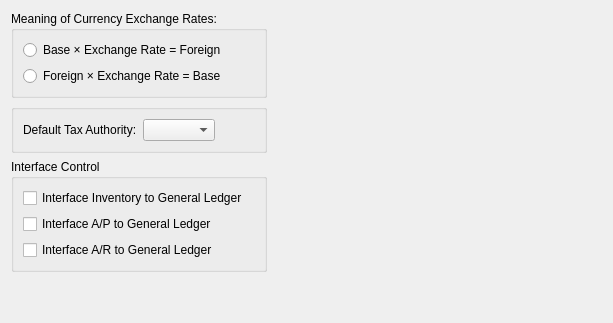
     <widget class="QWidget" name="_globalTab">
      <attribute name="title">
       <string>Global</string>
      </attribute>
      <layout class="QHBoxLayout" name="horizontalLayout_4">
       <item>
        <layout class="QVBoxLayout" name="verticalLayout_5">
         <item>
          <layout class="QVBoxLayout" name="verticalLayout_4">
           <item>
            <widget class="QGroupBox" name="_exchangeRateSense">
             <property name="title">
              <string>Meaning of Currency Exchange Rates:</string>
             </property>
             <layout class="QVBoxLayout">
              <item>
               <widget class="QRadioButton" name="_baseToLocal">
                <property name="text">
                 <string>Base × Exchange Rate = Foreign</string>
                </property>
               </widget>
              </item>
              <item>
               <widget class="QRadioButton" name="_localToBase">
                <property name="text">
                 <string>Foreign × Exchange Rate = Base</string>
                </property>
               </widget>
              </item>
             </layout>
            </widget>
           </item>
           <item>
            <widget class="QGroupBox" name="_taxGroup">
             <property name="title">
              <string/>
             </property>
             <layout class="QGridLayout" name="gridLayout_11">
              <item row="0" column="0">
               <layout class="QHBoxLayout">
                <item>
                 <widget class="QLabel" name="_taxauthLit">
                  <property name="text">
                   <string>Default Tax Authority:</string>
                  </property>
                  <property name="buddy">
                   <cstring>_taxauth</cstring>
                  </property>
                 </widget>
                </item>
                <item>
                 <widget class="XComboBox" name="_taxauth">
                  <property name="allowNull">
                   <bool>true</bool>
                  </property>
                  <property name="nullStr">
                   <string>None</string>
                  </property>
                  <property name="type">
                   <enum>XComboBox::TaxAuths</enum>
                  </property>
                 </widget>
                </item>
                <item>
                 <spacer>
                  <property name="orientation">
                   <enum>Qt::Horizontal</enum>
                  </property>
                  <property name="sizeType">
                   <enum>QSizePolicy::MinimumExpanding</enum>
                  </property>
                  <property name="sizeHint" stdset="0">
                   <size>
                    <width>40</width>
                    <height>20</height>
                   </size>
                  </property>
                 </spacer>
                </item>
               </layout>
              </item>
             </layout>
            </widget>
           </item>
           <item>
            <widget class="QGroupBox" name="_interfaceGroup">
             <property name="title">
              <string>Interface Control</string>
             </property>
             <layout class="QVBoxLayout" name="verticalLayout_3">
              <item>
               <widget class="QCheckBox" name="_int2gl">
                <property name="text">
                 <string>Interface Inventory to General Ledger</string>
                </property>
               </widget>
              </item>
              <item>
               <widget class="QCheckBox" name="_intap2gl">
                <property name="text">
                 <string>Interface A/P to General Ledger</string>
                </property>
               </widget>
              </item>
              <item>
               <widget class="QCheckBox" name="_intar2gl">
                <property name="text">
                 <string>Interface A/R to General Ledger</string>
                </property>
               </widget>
              </item>
             </layout>
            </widget>
           </item>
          </layout>
         </item>
         <item>
          <spacer name="verticalSpacer">
           <property name="orientation">
            <enum>Qt::Vertical</enum>
           </property>
           <property name="sizeHint" stdset="0">
            <size>
             <width>20</width>
             <height>40</height>
            </size>
           </property>
          </spacer>
         </item>
        </layout>
       </item>
       <item>
        <spacer name="horizontalSpacer_4">
         <property name="orientation">
          <enum>Qt::Horizontal</enum>
         </property>
         <property name="sizeHint" stdset="0">
          <size>
           <width>335</width>
           <height>20</height>
          </size>
         </property>
        </spacer>
       </item>
      </layout>
     </widget>
